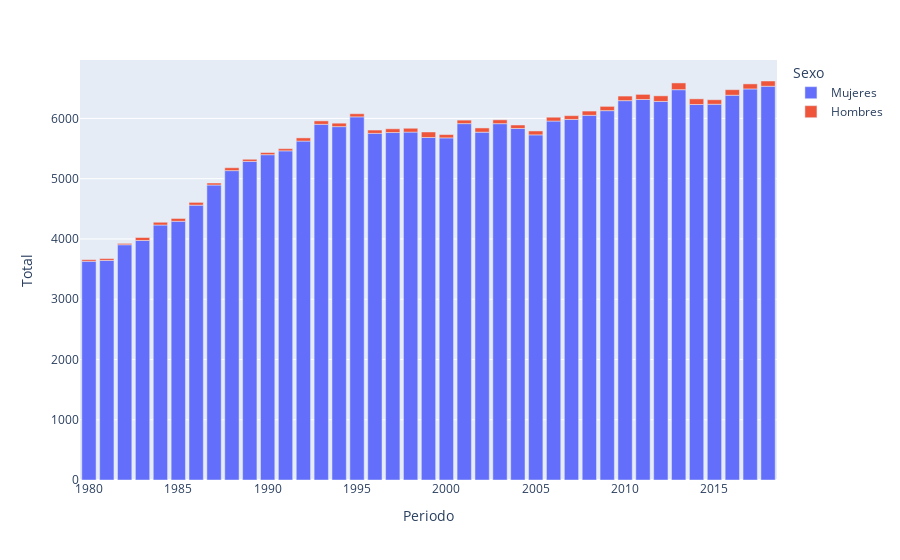

Notebook cell for this chart:
### Code cell
fig

#El cancer está aumentando tanto en mujeres como en hombres (aunque estos últimos representan un porcentaje ínfimo.)

### Figure 1 — Plotly figure (JSON) as saved in the notebook; plotly's stock layout.template omitted (floating-point values rounded to 4 significant figures)
{"data": [{"alignmentgroup": "True", "hovertemplate": "Sexo=Mujeres<br>Periodo=%{x}<br>Total=%{y}<extra></extra>", "legendgroup": "Mujeres", "marker": {"color": "#636efa", "pattern": {"shape": ""}}, "name": "Mujeres", "offsetgroup": "Mujeres", "orientation": "v", "showlegend": true, "textposition": "auto", "type": "bar", "x": [2018, 2017, 2013, 2016, 2011, 2010, 2012, 2015, 2014, 2009, 2008, 1995, 2007, 2006, 2001, 2003, 1993, 1994, 2004, 1998, 2002, 1997, 1996, 2005, 1999, 2000, 1992, 1991, 1990, 1989, 1988, 1987, 1986, 1985, 1984, 1983, 1982, 1981, 1980], "xaxis": "x", "y": [6534, 6489, 6477, 6385, 6314, 6295, 6282, 6235, 6231, 6129, 6051, 6026, 5983, 5956, 5914, 5913, 5902, 5864, 5833, 5773, 5772, 5766, 5752, 5727, 5684, 5677, 5624, 5462, 5398, 5287, 5134, 4895, 4561, 4293, 4231, 3975, 3904, 3644, 3629], "yaxis": "y"}, {"alignmentgroup": "True", "hovertemplate": "Sexo=Hombres<br>Periodo=%{x}<br>Total=%{y}<extra></extra>", "legendgroup": "Hombres", "marker": {"color": "#EF553B", "pattern": {"shape": ""}}, "name": "Hombres", "offsetgroup": "Hombres", "orientation": "v", "showlegend": true, "textposition": "auto", "type": "bar", "x": [2013, 2014, 2012, 2016, 1999, 2018, 2011, 2017, 2010, 2015, 2009, 2008, 2002, 2005, 1998, 2006, 2003, 2007, 1997, 2004, 2001, 1993, 1994, 2000, 1996, 1992, 1995, 1983, 1988, 1985, 1986, 1984, 1990, 1991, 1989, 1987, 1981, 1980, 1982], "xaxis": "x", "y": [112, 94, 93, 92, 91, 87, 85, 84, 76, 75, 71, 71, 70, 65, 64, 64, 64, 63, 62, 58, 58, 57, 57, 55, 55, 53, 52, 49, 48, 47, 46, 46, 36, 36, 35, 33, 30, 27, 22], "yaxis": "y"}], "layout": {"barmode": "relative", "legend": {"title": {"text": "Sexo"}, "tracegroupgap": 0}, "margin": {"t": 60}, "xaxis": {"anchor": "y", "domain": [0, 1], "title": {"text": "Periodo"}}, "yaxis": {"anchor": "x", "domain": [0, 1], "title": {"text": "Total"}}}}
